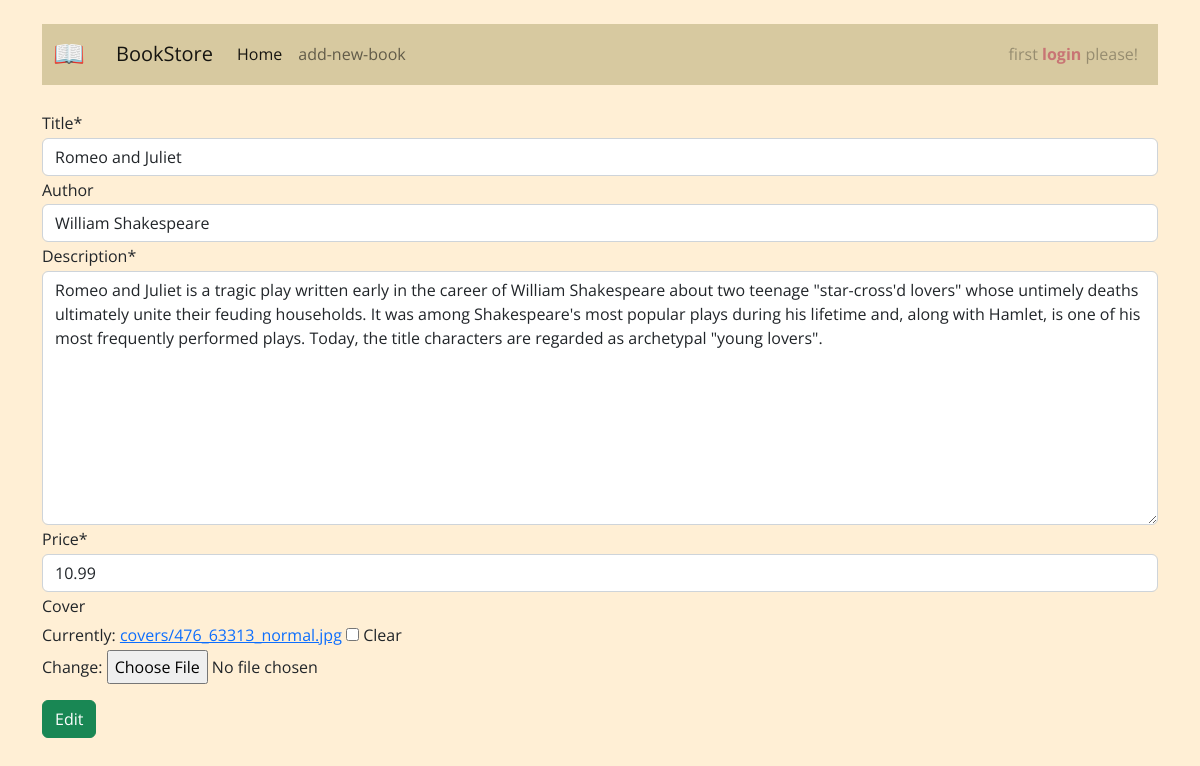
/books/6/edit/, run on an earlier commit of the app's database.
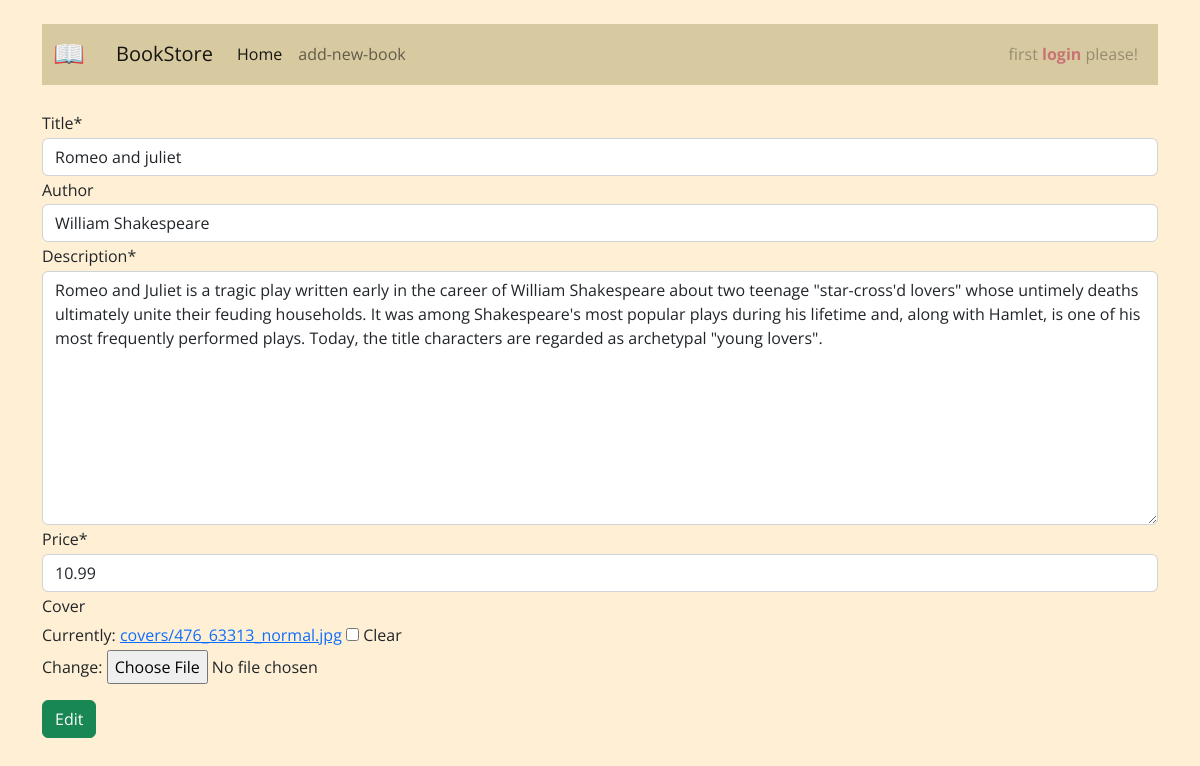
And on a later commit of the database.
### books/models.py (models this page shows, shortened)
class Book(models.Model):
    title = models.CharField(max_length=200)
    description = models.TextField()
    author = models.CharField(max_length=100, blank=True)
    price = models.DecimalField(max_digits=5, decimal_places=2)
    cover = models.ImageField(upload_to='covers/', blank=True)
    slug = models.SlugField(null=False, unique=True) # (new)
    class Meta:
        verbose_name = 'Book'
        verbose_name_plural = 'Books'

### books/views.py (the view)
# urls.py: path('<int:pk>/edit/', views.BookUpdateView.as_view(), name='book_update'),
class BookUpdateView(generic.UpdateView):
    model = Book
    fields = ['title', 'author', 'description', 'price', 'cover', ]
    template_name = 'books/book_update.html'

### books/templates/books/book_update.html (shortened to what this page needs)
{% extends '_base.html' %}
{% load crispy_forms_tags %}
{% block content %}
    <form action="" method="post" class="mt-4" enctype="multipart/form-data">
        {{ form|crispy }}
        <button type="submit" class="btn btn-success mt-3">Edit</button>
    </form>
{% endblock content %}

What changed in the data, as far as the page shows it:
changed Book "William Shakespeare": title "Romeo and Juliet" → "Romeo and juliet"
